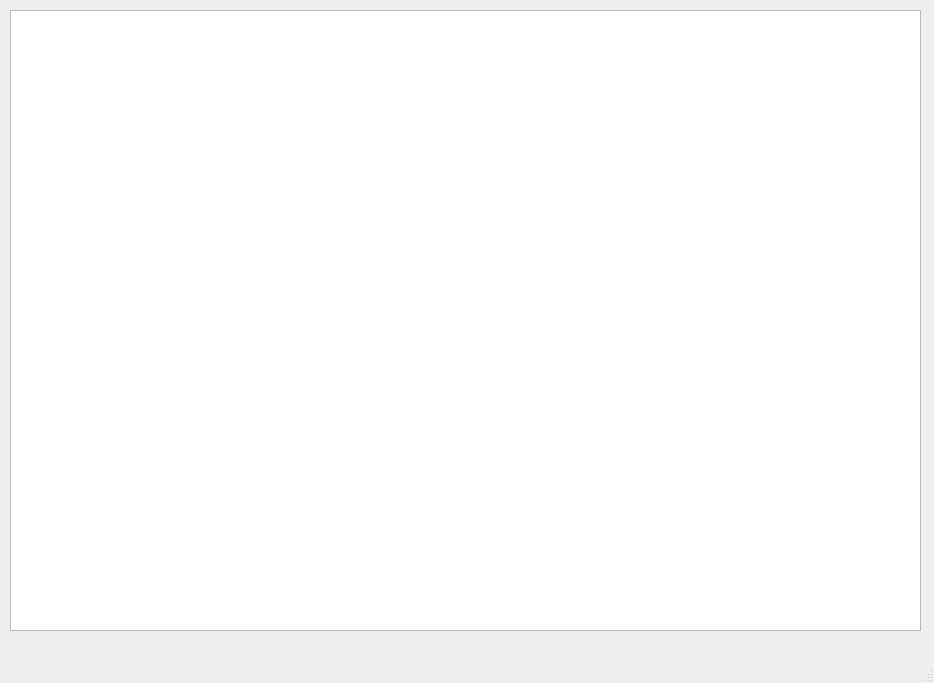
<?xml version="1.0" encoding="UTF-8"?>
<ui version="4.0">
 <class>MainWindow</class>
 <widget class="QMainWindow" name="MainWindow">
  <property name="geometry">
   <rect>
    <x>0</x>
    <y>0</y>
    <width>934</width>
    <height>683</height>
   </rect>
  </property>
  <property name="windowTitle">
   <string>MainWindow</string>
  </property>
  <widget class="QWidget" name="centralwidget">
   <widget class="QTableWidget" name="tableWidget">
    <property name="geometry">
     <rect>
      <x>10</x>
      <y>10</y>
      <width>911</width>
      <height>621</height>
     </rect>
    </property>
   </widget>
  </widget>
  <widget class="QMenuBar" name="menubar">
   <property name="geometry">
    <rect>
     <x>0</x>
     <y>0</y>
     <width>934</width>
     <height>26</height>
    </rect>
   </property>
  </widget>
  <widget class="QStatusBar" name="statusbar"/>
 </widget>
 <resources/>
 <connections/>
</ui>
